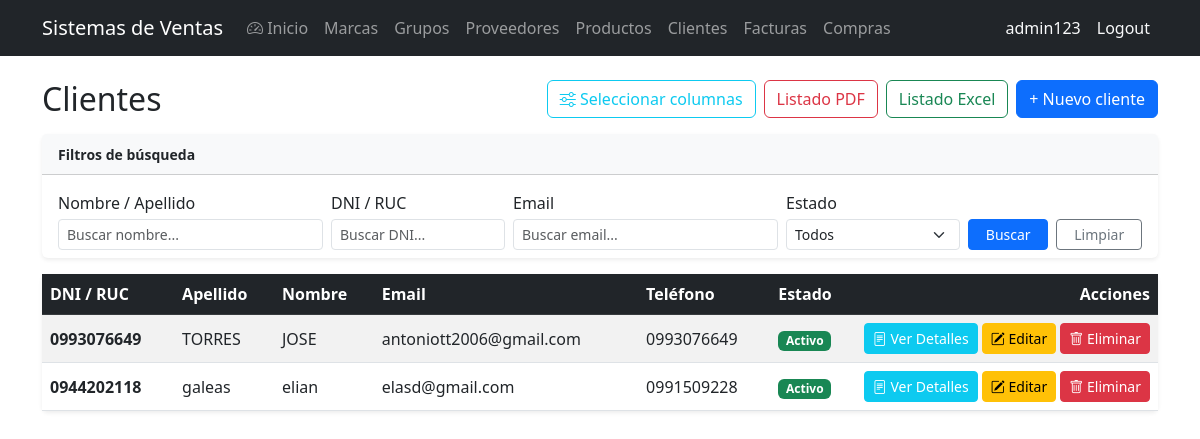
The page /customers/ (signed in) on the database its author committed.
### billing/models.py (models this page shows, shortened)
class Customer(models.Model):
    dni = models.CharField(
        max_length=13,
        unique=True,
        verbose_name='DNI/RUC',
        validators=[validate_cedula_ec]
    )
    first_name = models.CharField(max_length=100, verbose_name='Nombre')
    last_name = models.CharField(max_length=100, verbose_name='Apellido')
    email = models.EmailField(blank=True, null=True, verbose_name='Correo electrónico')
    phone = models.CharField(max_length=20, blank=True, null=True, verbose_name='Teléfono')
    address = models.TextField(blank=True, null=True, verbose_name='Dirección')
    is_active = models.BooleanField(default=True, verbose_name='Activo')
    created_at = models.DateTimeField(auto_now_add=True)
    updated_at = models.DateTimeField(auto_now=True)
    class Meta:
        verbose_name = 'Cliente'
        verbose_name_plural = 'Clientes'
        ordering = ['last_name', 'first_name']

### billing/views.py (the view, shortened to what this page needs)
# urls.py: path('customers/', views.CustomerListView.as_view(), name='customer_list'),
class CustomerListView(ExportListMixin, LoginRequiredMixin, ListView):
    model = Customer
    template_name = 'billing/customer_list.html'
    context_object_name = 'items'
    paginate_by = 10
    export_title = 'Clientes'
    export_fields = [
        ('DNI/RUC', 'dni'),
        ('Apellido', 'last_name'),
        ('Nombre', 'first_name'),
        ('Email', lambda o: o.email or '-'),
        ('Teléfono', lambda o: o.phone or '-'),
        ('Estado', lambda o: 'Activo' if o.is_active else 'Inactivo'),
    ]
    def get(self, request, *args, **kwargs):
        fmt = request.GET.get('export')
        if fmt == 'excel':
            return self.export_excel_with_visible_columns()
        if fmt == 'pdf':
            return self.export_pdf_with_visible_columns()
        return super().get(request, *args, **kwargs)
    def get_queryset(self):
        qs = Customer.objects.all()
        g = self.request.GET
        if name := g.get('name', '').strip():
            qs = qs.filter(first_name__icontains=name) | qs.filter(last_name__icontains=name)
        if dni := g.get('dni', '').strip():
            qs = qs.filter(dni__icontains=dni)
        if email := g.get('email', '').strip():
            qs = qs.filter(email__icontains=email)
        if (is_active := g.get('is_active', '')) in ('0', '1'):
            qs = qs.filter(is_active=is_active == '1')
        return qs
    def get_context_data(self, **kwargs):
        ctx = super().get_context_data(**kwargs)
        params = self.request.GET.copy()
        params.pop('page', None)
        ctx['search_params'] = params.urlencode()
        visible_columns = self.request.session.get('customer_visible_columns', CUSTOMER_DEFAULT_VISIBLE_COLUMNS)
        is_valid, visible_columns = validate_customer_visible_columns(visible_columns)
        ctx['visible_columns'] = get_customer_visible_columns(visible_columns)
        ctx['all_columns'] = get_all_customer_columns()
        ctx['visible_columns_list'] = visible_columns
        return ctx

### billing/customer_column_config.py (called while the page is built)
def get_customer_visible_columns(visible_list=None):
    if visible_list is None:
        visible_list = CUSTOMER_DEFAULT_VISIBLE_COLUMNS
    result = {}
    for col in visible_list:
        if col in CUSTOMER_COLUMNS:
            result[col] = CUSTOMER_COLUMNS[col]
    if not result and 'dni' in CUSTOMER_COLUMNS:
        result['dni'] = CUSTOMER_COLUMNS['dni']
    return result

def get_all_customer_columns():
    return CUSTOMER_COLUMNS

def validate_customer_visible_columns(visible_list):
    if not visible_list:
        return True, CUSTOMER_DEFAULT_VISIBLE_COLUMNS
    valid_columns = [col for col in visible_list if col in CUSTOMER_COLUMNS]
    if not valid_columns:
        valid_columns = CUSTOMER_DEFAULT_VISIBLE_COLUMNS
    return True, valid_columns

### shared/export_mixins.py (called while the page is built)
    def get(self, request, *args, **kwargs):
        fmt = request.GET.get('export')
        if fmt == 'excel':
            return self.export_excel()
        if fmt == 'pdf':
            return self.export_pdf()
        return super().get(request, *args, **kwargs)

### billing/templates/billing/customer_list.html (shortened to what this page needs)
{% extends 'billing/base.html' %}
{% block content %}
<div class="d-flex justify-content-between align-items-center mb-3">
  <h2 class="mb-0">Clientes</h2>
  <div class="d-flex gap-2">
    <button type="button" class="btn btn-outline-info" data-bs-toggle="modal" data-bs-target="#columnSelectModal">
      <i class="bi bi-sliders"></i> Seleccionar columnas
    </button>
    <a href="?{{ search_params }}{% if search_params %}&{% endif %}export=pdf" class="btn btn-outline-danger">Listado PDF</a>
    <a href="?{{ search_params }}{% if search_params %}&{% endif %}export=excel" class="btn btn-outline-success">Listado Excel</a>
    <a href="{% url 'billing:customer_create' %}" class="btn btn-primary">+ Nuevo cliente</a>
  </div>
</div>
<div class="card shadow-sm border-0 mb-3">
  <div class="card-header bg-light py-2"><strong class="small">Filtros de búsqueda</strong></div>
  <div class="card-body pb-2">
    <form method="get" class="row g-2 align-items-end">
      <div class="col-md-3">
        <label class="form-label form-label-sm mb-1">Nombre / Apellido</label>
        <input type="text" name="name" class="form-control form-control-sm" value="{{ request.GET.name }}" placeholder="Buscar nombre...">
      </div>
      <div class="col-md-2">
        <label class="form-label form-label-sm mb-1">DNI / RUC</label>
        <input type="text" name="dni" class="form-control form-control-sm" value="{{ request.GET.dni }}" placeholder="Buscar DNI...">
      </div>
      <div class="col-md-3">
        <label class="form-label form-label-sm mb-1">Email</label>
        <input type="text" name="email" class="form-control form-control-sm" value="{{ request.GET.email }}" placeholder="Buscar email...">
      </div>
      <div class="col-md-2">
        <label class="form-label form-label-sm mb-1">Estado</label>
        <select name="is_active" class="form-select form-select-sm">
          <option value="">Todos</option>
        </select>
      </div>
      <div class="col-md-2 d-flex gap-2">
        <button type="submit" class="btn btn-sm btn-primary flex-fill">Buscar</button>
        <a href="{% url 'billing:customer_list' %}" class="btn btn-sm btn-outline-secondary flex-fill">Limpiar</a>
      </div>
    </form>
  </div>
</div>
<div class="card shadow-sm border-0">
  <div class="card-body p-0">
    <div class="table-responsive">
      <table class="table table-striped table-hover align-middle mb-0" id="customerTable">
        <thead class="table-dark">
          <tr id="tableHeader">
            {% for col_key, col_config in visible_columns.items %}
            <th data-column="{{ col_key }}" class="column-header">{{ col_config.label }}</th>
            {% endfor %}
            <th class="text-end" style="width: 150px;">Acciones</th>
          </tr>
        </thead>
        <tbody id="tableBody">
          {% for item in items %}
          <tr class="customer-row" data-customer-id="{{ item.pk }}">
            {% for col_key in visible_columns_list %}
              {% if col_key == 'dni' %}
              <td class="column-dni"><strong>{{ item.dni }}</strong></td>
              {% elif col_key == 'last_name' %}
              <td class="column-last_name">{{ item.last_name }}</td>
              {% elif col_key == 'first_name' %}
              <td class="column-first_name">{{ item.first_name }}</td>
              {% elif col_key == 'email' %}
              <td class="column-email">{{ item.email|default:"-" }}</td>
              {% elif col_key == 'phone' %}
              <td class="column-phone">{{ item.phone|default:"-" }}</td>
              {% elif col_key == 'address' %}
              <td class="column-address">
                <small>{{ item.address|default:"-"|truncatewords:8 }}</small>
              </td>
              {% elif col_key == 'is_active' %}
              <td class="column-is_active">
                {% if item.is_active %}
                  <span class="badge bg-success">Activo</span>
                {% else %}
                  <span class="badge bg-secondary">Inactivo</span>
                {% endif %}
              </td>
              {% elif col_key == 'created_at' %}
              <td class="column-created_at">
                <small>{{ item.created_at|date:"d/m/Y H:i" }}</small>
              </td>
              {% elif col_key == 'updated_at' %}
              <td class="column-updated_at">
                <small>{{ item.updated_at|date:"d/m/Y H:i" }}</small>
              </td>
              {% endif %}
            {% endfor %}
            <td class="column-actions text-end text-nowrap">
              <a href="{% url 'billing:customer_detail' item.pk %}" class="btn btn-sm btn-info text-white"><i class="bi bi-file-text"></i> Ver Detalles</a>
              <a href="{% url 'billing:customer_update' item.pk %}" class="btn btn-sm btn-warning"><i class="bi bi-pencil-square"></i> Editar</a>
              <a href="{% url 'billing:customer_delete' item.pk %}" class="btn btn-sm btn-danger"><i class="bi bi-trash"></i> Eliminar</a>
            </td>
          </tr>
          {% empty %}
          <tr><td colspan="99" class="text-center text-muted py-4">No hay clientes.</td></tr>
          {% endfor %}
        </tbody>
      </table>
    </div>
  </div>
</div>
{% endblock %}

### billing/templates/billing/base.html (shortened to what this page needs)
<!DOCTYPE html>
<html lang="es">
<head>
  <link href="https://cdn.jsdelivr.net/npm/bootstrap@5.3.0/dist/css/bootstrap.min.css" rel="stylesheet">
  <link href="https://cdn.jsdelivr.net/npm/bootstrap-icons@1.11.3/font/bootstrap-icons.css" rel="stylesheet">
</head>
<body>
<nav class="navbar navbar-expand-lg navbar-dark bg-dark">
  <div class="container">
    <a class="navbar-brand" href="{% url 'billing:home' %}">Sistemas de Ventas</a>
    <div class="collapse navbar-collapse" id="nav">
      <ul class="navbar-nav me-auto">
        {% if user.is_authenticated %}
        <li class="nav-item"><a class="nav-link" href="{% url 'billing:home' %}"><i class="bi bi-speedometer2"></i> Inicio</a></li>
        <li class="nav-item"><a class="nav-link" href="{% url 'billing:brand_list' %}">Marcas</a></li>
        <li class="nav-item"><a class="nav-link" href="{% url 'billing:productgroup_list' %}">Grupos</a></li>
        <li class="nav-item"><a class="nav-link" href="{% url 'billing:supplier_list' %}">Proveedores</a></li>
        <li class="nav-item"><a class="nav-link" href="{% url 'billing:product_list' %}">Productos</a></li>
        <li class="nav-item"><a class="nav-link" href="{% url 'billing:customer_list' %}">Clientes</a></li>
        <li class="nav-item"><a class="nav-link" href="{% url 'billing:invoice_list' %}">Facturas</a></li>
        <li class="nav-item"><a class="nav-link" href="{% url 'purchasing:purchase_list' %}">Compras</a></li>
        {% endif %}
      </ul>
      <ul class="navbar-nav">
        {% if user.is_authenticated %}
        <li class="nav-item"><span class="nav-link text-light">{{ user.username }}</span></li>
        <li class="nav-item">
          <form method="post" action="{% url 'logout' %}" class="d-inline">
            <button type="submit" class="nav-link btn btn-link text-light" style="text-decoration:none;">Logout</button>
          </form>
        </li>
        {% else %}
        <li class="nav-item"><a class="nav-link" href="{% url 'login' %}">Login</a></li>
        <li class="nav-item"><a class="nav-link" href="{% url 'billing:signup' %}">Registarse</a></li>
        {% endif %}
      </ul>
    </div>
  </div>
</nav>
<div class="container mt-4">
  {% block content %}
  {% endblock %}
</div>
</body>
</html>

### billing/templates/billing/customer_list.html (style rules this page uses)
.column-header { cursor: pointer; user-select: none; }
.customer-row { transition: background-color 0.2s ease; }

### rows shown on the page
Customer: dni "0993076649", last_name "TORRES", first_name "JOSE", email "antoniott2006@gmail.com", phone "0993076649", is_active "Activo"
Customer: dni "0944202118", last_name "galeas", first_name "elian", email "elasd@gmail.com", phone "0991509228", is_active "Activo"

### other values the page prints
{{ user.username }} "admin123"
{{ col_config.label }} "DNI / RUC" "Apellido" "Nombre" "Email" "Teléfono" "Estado"
